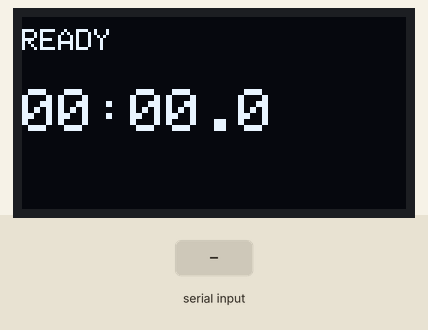
Bench run of a sketch on a simulated ESP32. On the bench: 128×64 one-colour display. The inputs (shaded band) are chosen by the test bench. What the sketch prints to the serial monitor is not drawn.

Above: at 1.2 s.
1.3 s: "s\n" received over Serial
At 1.4 s:
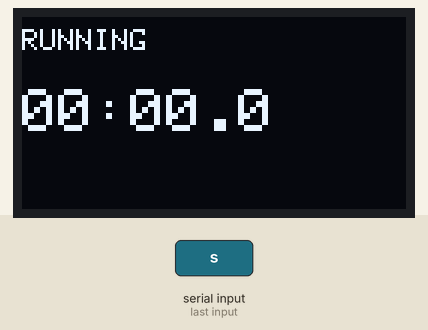
3.1 s: "s\n" received over Serial
At 3.8 s:
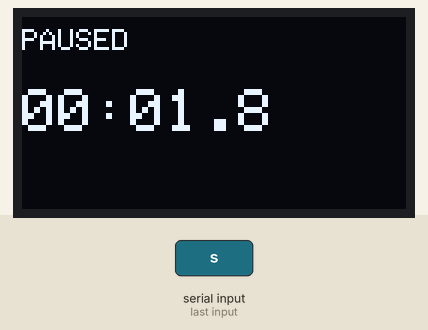
Timing chart, 0 to 6.1 s (numbered marks = the images above; inputs shaded):
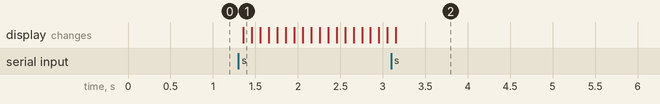

The sketch:

RTOS_Stopwatch.ino
```cpp
#include <Arduino.h>
#include <Wire.h>
#include <Adafruit_GFX.h>
#include <Adafruit_SSD1306.h>
#include "freertos/FreeRTOS.h"
#include "freertos/task.h"
#include "freertos/queue.h"
#include "freertos/semphr.h"

const int OLED_SDA = 8;
const int OLED_SCL = 9;
const int OLED_ADDRESS = 0x3C;
Adafruit_SSD1306 display(128, 64, &Wire, -1);

#if CONFIG_FREERTOS_UNICORE
const BaseType_t app_cpu = 0;
#else
const BaseType_t app_cpu = 1;
#endif

QueueHandle_t commandQueue;
SemaphoreHandle_t oledMutex;
bool running = false;
TickType_t startedAt = 0;
TickType_t savedTicks = 0;

// Elapsed time = previous runs + time since the last start.
TickType_t elapsedTicks(TickType_t now) {
  if (running) return savedTicks + (now - startedAt);
  return savedTicks;
}

// Write the status in the top row of the display buffer.
void showStatus(const char *text) {
  display.fillRect(0, 0, 128, 16, SSD1306_BLACK);
  display.setTextSize(1);
  display.setCursor(0, 4);
  display.print(text);
}

void serialTask(void *parameter) {
  for (;;) {
    while (Serial.available() > 0) {
      char command = Serial.read();
      if (command == 's' || command == 'r') {
        xQueueSend(commandQueue, &command, portMAX_DELAY);
      } else if (command != '\n' && command != '\r') {
        Serial.println("Use s to start/pause or r to reset.");
      }
    }
    vTaskDelay(pdMS_TO_TICKS(20));
  }
}

void timeTask(void *parameter) {
  char command;
  for (;;) {
    if (xQueueReceive(commandQueue, &command, portMAX_DELAY) == pdPASS) {
      TickType_t now = xTaskGetTickCount();
      xSemaphoreTake(oledMutex, portMAX_DELAY);
      if (command == 'r') {
        running = false;
        savedTicks = 0;
        showStatus("READY");
      } else if (running) {
        savedTicks = elapsedTicks(now);
        running = false;
        showStatus("PAUSED");
      } else {
        startedAt = now;
        running = true;
        showStatus("RUNNING");
      }
      xSemaphoreGive(oledMutex);
    }
  }
}

void oledTask(void *parameter) {
  TickType_t lastWake = xTaskGetTickCount();
  for (;;) {
    xSemaphoreTake(oledMutex, portMAX_DELAY);
    unsigned long tenths = (uint64_t)elapsedTicks(xTaskGetTickCount()) * 10 / configTICK_RATE_HZ;
    display.fillRect(0, 20, 128, 24, SSD1306_BLACK);
    display.setTextSize(2);
    display.setCursor(0, 24);
    display.printf("%02lu:%02lu.%lu", tenths / 600, (tenths / 10) % 60, tenths % 10);
    display.display();
    xSemaphoreGive(oledMutex);
    vTaskDelayUntil(&lastWake, pdMS_TO_TICKS(100));
  }
}

void setup() {
  Serial.begin(115200);
  if (!Wire.begin(OLED_SDA, OLED_SCL)) {
    Serial.println("I2C setup failed. Check the OLED pins.");
    return;
  }
  Wire.beginTransmission(OLED_ADDRESS);
  if (Wire.endTransmission() != 0 ||
      !display.begin(SSD1306_SWITCHCAPVCC, OLED_ADDRESS, false, false)) {
    Serial.println("OLED setup failed. Check its wiring and address.");
    return;
  }
  display.clearDisplay();
  display.setTextColor(SSD1306_WHITE);
  showStatus("READY");

  commandQueue = xQueueCreate(5, sizeof(char));
  oledMutex = xSemaphoreCreateMutex();
  if (commandQueue == NULL || oledMutex == NULL) {
    Serial.println("FreeRTOS setup failed.");
    return;
  }
  if (xTaskCreatePinnedToCore(oledTask, "OLED", 4096, NULL, 1, NULL, app_cpu) != pdPASS ||
      xTaskCreatePinnedToCore(timeTask, "Time", 3072, NULL, 2, NULL, app_cpu) != pdPASS ||
      xTaskCreatePinnedToCore(serialTask, "Serial", 3072, NULL, 2, NULL, app_cpu) != pdPASS) {
    Serial.println("Could not start all three tasks.");
    return;
  }
  Serial.println("Send s to start/pause/resume. Send r to reset.");
}

void loop() {
  vTaskDelete(NULL);
}
```

Measured:
- after the input at 1.3 s, the display: changes after 0.06 s (image 1)
- after the input at 3.1 s, the display: changes after 0.06 s (image 2)
